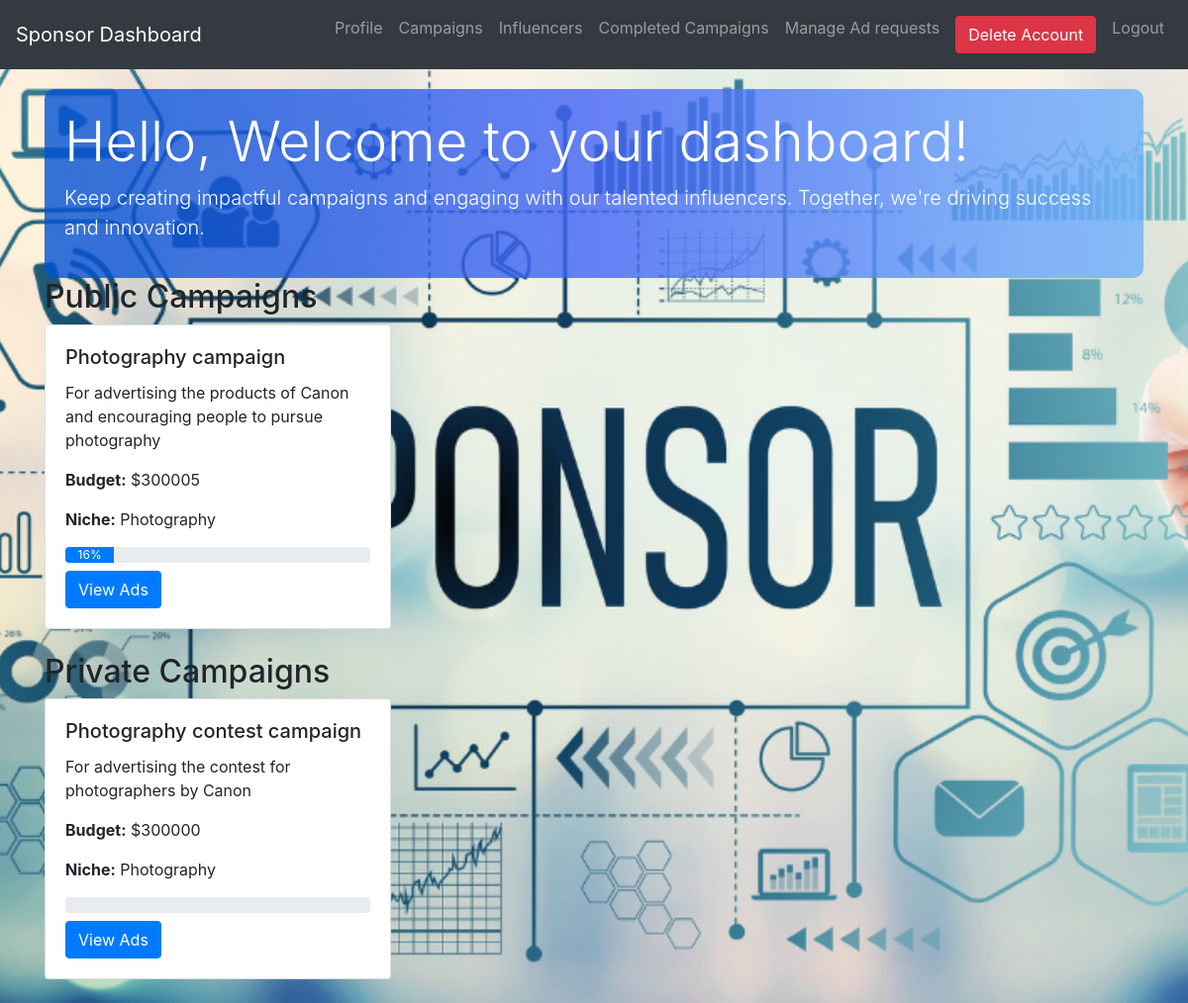
The app's page /sponsor_dashboard (signed in) with its own data.
### models.py (models this page shows)
class Campaign(db.Model):
    __tablename__ = "campaign"
    id = db.Column(db.Integer, primary_key=True)
    name = db.Column(db.String(64), nullable=False)
    date_created = db.Column(db.DateTime, nullable=False, default=datetime.utcnow)
    description = db.Column(db.String(84), nullable=False)
    start_date = db.Column(db.DateTime, nullable=False)
    end_date = db.Column(db.DateTime, nullable=False)
    budget = db.Column(db.Integer, nullable=False)
    visibility = db.Column(db.String(84), nullable=False)
    goals = db.Column(db.String(84), nullable=False)
    niche = db.Column(db.String(64), nullable=False)
    user_id = db.Column(db.Integer, db.ForeignKey('user.id'), nullable=False)
    associated_influencers = db.relationship('Influencer', secondary=influencer_campaign_association,
                                             back_populates='campaigns')
    ads = db.relationship('Ad', backref='campaign', lazy=True)
    user = db.relationship('User', backref='campaigns')
    def __repr__(self):
        return f"Campaign('{self.name}', '{self.start_date}', '{self.end_date}', '{self.budget}', '{self.visibility}', '{self.niche}')"

### main.py (the view)
@app.route('/sponsor_dashboard', methods=["GET", "POST"])
@login_required
def sponsor_dashboard():
    sponsor_id = current_user.id
    public_campaigns = Campaign.query.filter_by(user_id=sponsor_id, visibility='Public').all()
    private_campaigns = Campaign.query.filter_by(user_id=sponsor_id, visibility='Private').all()
    flagged_campaigns = {flag.item_id for flag in Flag.query.filter_by(item_type='Campaign').all()}
    campaigns =  Campaign.query.filter_by(user_id=current_user.id).all()
    visible_campaigns = [campaign for campaign in campaigns if campaign.id not in flagged_campaigns]
    def calculate_progress(campaign):
        total_ads = len(campaign.ads)
        if total_ads == 0:
            return 0
        completed_ads = sum(1 for ad in campaign.ads if ad.status == 'Completed')
        return int((completed_ads / total_ads) * 100)
    public_campaigns_progress = [(campaign, calculate_progress(campaign)) for campaign in public_campaigns]
    private_campaigns_progress = [(campaign, calculate_progress(campaign)) for campaign in private_campaigns]
    print(f"Sponsor ID: {sponsor_id}")  # Debug print for sponsor ID
    print("Public Campaigns:", public_campaigns)  # Debug print for public campaigns
    print("Private Campaigns:", private_campaigns)  # Debug print for private campaigns
    return render_template('sponsor_dashboard.html', public_campaigns=public_campaigns_progress, private_campaigns=private_campaigns_progress, campaign=visible_campaigns)

### main.py (called while the page is built)
@login_manager.user_loader
def load_user(user_id):
    return User.query.get(int(user_id))

### models.py (called while the page is built)
    @property
    def is_authenticated(self):
        return True

### templates/sponsor_dashboard.html (shortened to what this page needs)
<!DOCTYPE html>
<html lang="en">
  <head>
    <link
      href="https://stackpath.bootstrapcdn.com/bootstrap/4.5.2/css/bootstrap.min.css"
      rel="stylesheet"
    />
  </head>
  <body>
    <nav class="navbar navbar-expand-lg navbar-dark bg-dark">
      <a class="navbar-brand" href="#">Sponsor Dashboard</a>
      <div class="collapse navbar-collapse" id="navbarNav">
        <ul class="navbar-nav ml-auto">
          <li class="nav-item">
            <a class="nav-link" href="/sponsor_dashboard">Profile</a>
          </li>
          <li class="nav-item">
            <a class="nav-link" href="/create_campaign">Campaigns</a>
          </li>
          <li class="nav-item">
            <a class="nav-link" href="/view_influencers_to_sponsor"
              >Influencers</a
            >
          </li>
          <li class="nav-item">
            <a class="nav-link" href="/completed_campaigns"
              >Completed Campaigns</a
            >
          </li>
          <li class="nav-item">
            <a class="nav-link" href="/manage_negotiated_ads"
              >Manage Ad requests</a
            >
          </li>
          <li class="nav-item">
            <a class="nav-link text-danger">
              <form
                action="{{ url_for('delete_sponsor', sponsor_id=current_user.id) }}"
                method="post"
                style="display: inline"
              >
                <button
                  type="submit"
                  class="btn btn-danger"
                  onclick="return confirm('Are you sure you want to delete your account?')"
                >
                  Delete Account
                </button>
              </form>
            </a>
          </li>
          <li class="nav-item">
            <a class="nav-link" href="/logout">Logout</a>
          </li>
        </ul>
      </div>
    </nav>
    <div class="container content">
      <div class="row">
        <div class="col-md-12">
          <div class="welcome-container">
            <h1 class="display-4">Hello, Welcome to your dashboard!</h1>
            <p class="lead">
              Keep creating impactful campaigns and engaging with our talented
              influencers. Together, we're driving success and innovation.
            </p>
          </div>
        </div>
      </div>
      {% if public_campaigns %}
      <h2>Public Campaigns</h2>
      <div class="row">
        {% for campaign, progress in public_campaigns %}
        <div class="col-md-4 mb-4">
          <div class="card">
            <div class="card-body">
              <h5 class="card-title">{{ campaign.name }}</h5>
              <p class="card-text">{{ campaign.description }}</p>
              <p class="card-text">
                <strong>Budget:</strong> ${{ campaign.budget }}
              </p>
              <p class="card-text">
                <strong>Niche:</strong> {{ campaign.niche }}
              </p>
              <div class="progress mb-2">
                <div
                  class="progress-bar"
                  role="progressbar"
                  style="width: {{ progress }}%;"
                  aria-valuenow="{{ progress }}"
                  aria-valuemin="0"
                  aria-valuemax="100"
                >
                  {{ progress }}%
                </div>
              </div>
              <a
                href="{{ url_for('view_ads', campaign_id=campaign.id) }}"
                class="btn btn-primary"
                >View Ads</a
              >
            </div>
          </div>
        </div>
        {% endfor %}
      </div>
      {% endif %} {% if private_campaigns %}
      <h2>Private Campaigns</h2>
      <div class="row">
        {% for campaign, progress in private_campaigns %}
        <div class="col-md-4 mb-4">
          <div class="card">
            <div class="card-body">
              <h5 class="card-title">{{ campaign.name }}</h5>
              <p class="card-text">{{ campaign.description }}</p>
              <p class="card-text">
                <strong>Budget:</strong> ${{ campaign.budget }}
              </p>
              <p class="card-text">
                <strong>Niche:</strong> {{ campaign.niche }}
              </p>
              <div class="progress mb-2">
              </div>
              <a
                href="{{ url_for('view_ads', campaign_id=campaign.id) }}"
                class="btn btn-primary"
                >View Ads</a
              >
            </div>
          </div>
        </div>
        {% endfor %}
      </div>
      {% endif %}
    </div>
  </body>
</html>

### templates/sponsor_dashboard.html (style rules this page uses)
body { background: url("/static/uploads/sponsor3.jpg") no-repeat center center fixed; background-size: cover; background-blend-mode: lighten; }
.content { margin-top: 20px; }
.welcome-container { background: linear-gradient( to right, rgba(0, 82, 212, 0.8), rgba(67, 100, 247, 0.8), rgba(111, 177, 252, 0.8) ); color: white; padding: 20px; border-radius: 10px; }

### records on screen
Campaign: name "Photography campaign", description "For advertising the products of Canon and encouraging people to pursue photography", budget "300005", niche "Photography", progress "16"
Campaign: name "Photography contest campaign", description "For advertising the contest for photographers by Canon", budget "300000", niche "Photography"
